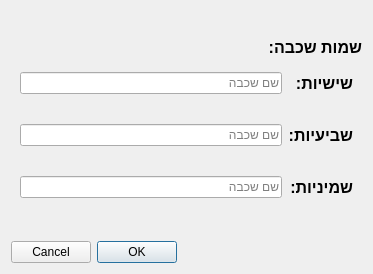
<?xml version="1.0" encoding="UTF-8"?>
<ui version="4.0">
 <class>GradesDialog</class>
 <widget class="QDialog" name="GradesDialog">
  <property name="geometry">
   <rect>
    <x>0</x>
    <y>0</y>
    <width>373</width>
    <height>274</height>
   </rect>
  </property>
  <property name="windowTitle">
   <string>סידור שכבות</string>
  </property>
  <property name="layoutDirection">
   <enum>Qt::RightToLeft</enum>
  </property>
  <layout class="QVBoxLayout" name="verticalLayout">
   <item>
    <spacer name="verticalSpacer_2">
     <property name="orientation">
      <enum>Qt::Vertical</enum>
     </property>
     <property name="sizeHint" stdset="0">
      <size>
       <width>20</width>
       <height>40</height>
      </size>
     </property>
    </spacer>
   </item>
   <item>
    <widget class="QLabel" name="label_2">
     <property name="styleSheet">
      <string notr="true">font-weight:bold;font-size:16px;</string>
     </property>
     <property name="text">
      <string>שמות שכבה:</string>
     </property>
    </widget>
   </item>
   <item>
    <widget class="QWidget" name="widget" native="true">
     <layout class="QFormLayout" name="formLayout">
      <property name="verticalSpacing">
       <number>30</number>
      </property>
      <item row="0" column="1">
       <widget class="QLineEdit" name="sixGradeEdit">
        <property name="placeholderText">
         <string>שם שכבה</string>
        </property>
       </widget>
      </item>
      <item row="0" column="0">
       <widget class="QLabel" name="label">
        <property name="styleSheet">
         <string notr="true">font-weight:bold;font-size:16px;</string>
        </property>
        <property name="text">
         <string>שישיות:</string>
        </property>
       </widget>
      </item>
      <item row="1" column="1">
       <widget class="QLineEdit" name="sevenGradeEdit">
        <property name="placeholderText">
         <string>שם שכבה</string>
        </property>
       </widget>
      </item>
      <item row="1" column="0">
       <widget class="QLabel" name="label_3">
        <property name="styleSheet">
         <string notr="true">font-weight:bold;font-size:16px;</string>
        </property>
        <property name="text">
         <string>שביעיות:</string>
        </property>
       </widget>
      </item>
      <item row="2" column="1">
       <widget class="QLineEdit" name="eightGradeEdit">
        <property name="placeholderText">
         <string>שם שכבה</string>
        </property>
       </widget>
      </item>
      <item row="2" column="0">
       <widget class="QLabel" name="label_4">
        <property name="styleSheet">
         <string notr="true">font-weight:bold;font-size:16px;</string>
        </property>
        <property name="text">
         <string>שמיניות:</string>
        </property>
       </widget>
      </item>
     </layout>
    </widget>
   </item>
   <item>
    <spacer name="verticalSpacer">
     <property name="orientation">
      <enum>Qt::Vertical</enum>
     </property>
     <property name="sizeHint" stdset="0">
      <size>
       <width>20</width>
       <height>40</height>
      </size>
     </property>
    </spacer>
   </item>
   <item>
    <widget class="QDialogButtonBox" name="buttonBox">
     <property name="orientation">
      <enum>Qt::Horizontal</enum>
     </property>
     <property name="standardButtons">
      <set>QDialogButtonBox::Cancel|QDialogButtonBox::Ok</set>
     </property>
    </widget>
   </item>
  </layout>
 </widget>
 <resources/>
 <connections>
  <connection>
   <sender>buttonBox</sender>
   <signal>accepted()</signal>
   <receiver>GradesDialog</receiver>
   <slot>accept()</slot>
   <hints>
    <hint type="sourcelabel">
     <x>248</x>
     <y>254</y>
    </hint>
    <hint type="destinationlabel">
     <x>157</x>
     <y>274</y>
    </hint>
   </hints>
  </connection>
  <connection>
   <sender>buttonBox</sender>
   <signal>rejected()</signal>
   <receiver>GradesDialog</receiver>
   <slot>reject()</slot>
   <hints>
    <hint type="sourcelabel">
     <x>316</x>
     <y>260</y>
    </hint>
    <hint type="destinationlabel">
     <x>286</x>
     <y>274</y>
    </hint>
   </hints>
  </connection>
 </connections>
</ui>
